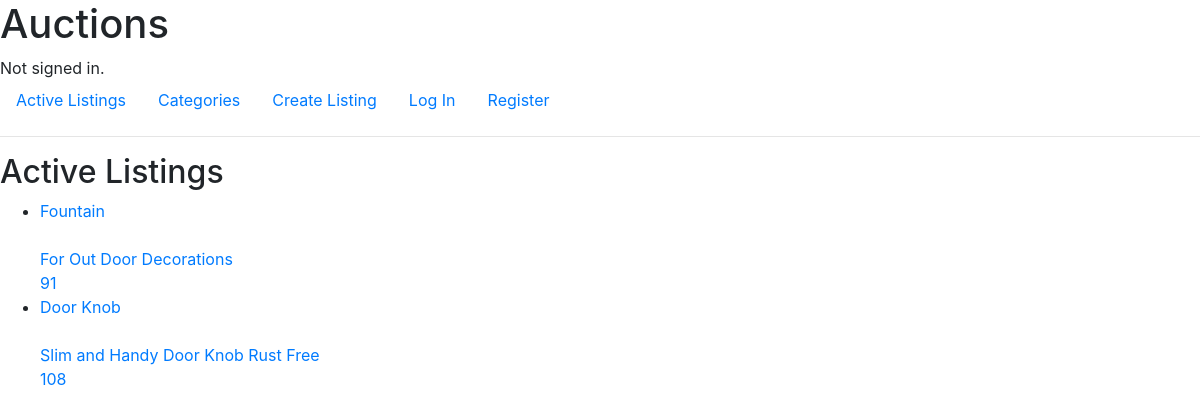
Before: / with the older database file.
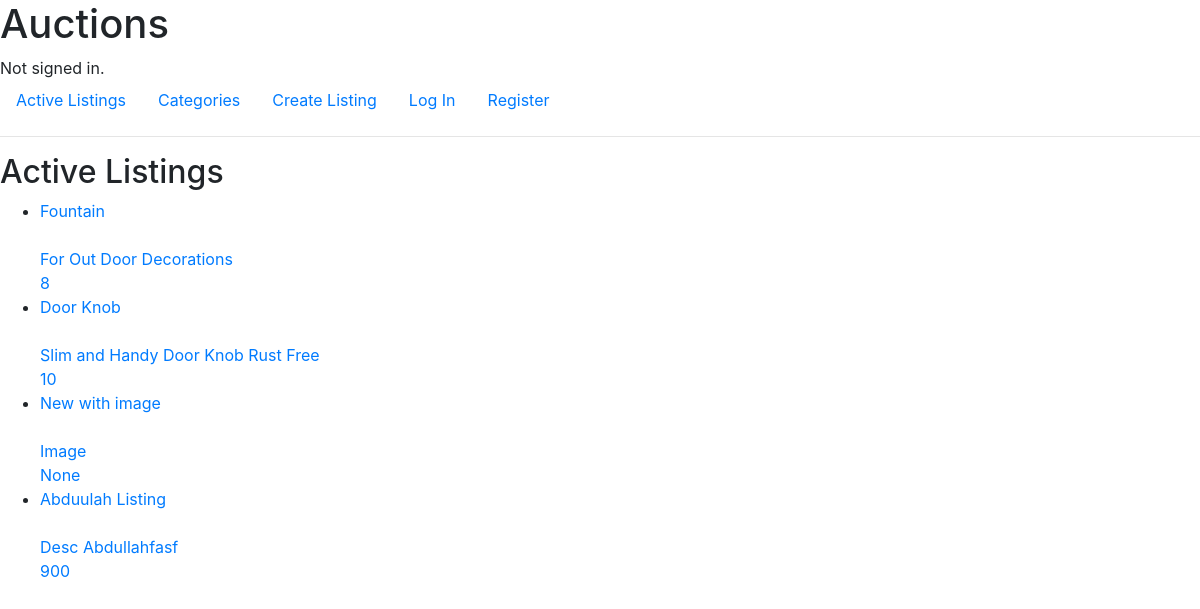
After: the same page with the newer database file.
### auctions/models.py (models this page shows, shortened)
class Listing(models.Model):
    user = models.ForeignKey(User, on_delete=models.CASCADE, related_name='listing_user')
    title = models.CharField('Title', max_length=256)
    description = models.TextField('Description')
    image = models.URLField('Image', null=True, blank=True)
    category = models.ForeignKey(Category, on_delete=models.CASCADE, related_name='listings')
    sold_to = models.ForeignKey(User, null=True, on_delete=models.CASCADE, related_name='bought_listing', blank=True)
    status = models.BooleanField('Status', default=True)
    created_at = models.DateTimeField('Created At', default=timezone.now, editable=False)

### auctions/views.py (the view)
# urls.py: path("", views.index, name="index"),
def index(request):
    listings = Listing.objects.filter(status = True)
    for listing in listings:
        listing_price = Bid.objects.filter(listing = listing).aggregate(Max('price'))
        listing.price = listing_price['price__max']
    return render(request, "auctions/index.html", {
        'listings'   :   listings,
    })

### auctions/templates/auctions/index.html (shortened to what this page needs)
{% extends "auctions/layout.html" %}
{% block body %}
    <h2>Active Listings</h2>
    <ul class="listings">
        {% for listing in listings %}
        <li class="listing_item">
            <a href="{% url 'show' listing_id=listing.id %}">
                <div class="title">
                    {{ listing.title }}
                </div>
                <div class="image">
                </div>
                <div class="foot">
                    <div class="description">
                        {{ listing.description }}
                    </div>
                    <div class="price">
                        {{ listing.price }}
                    </div>
                </div>
            </a>
        </li>
        {% empty %}
            <h2>No Listing Found</h2>
        {% endfor %}
    </ul>
{% endblock %}

### auctions/templates/auctions/layout.html (shortened to what this page needs)
{% load static %}
<!DOCTYPE html>
<html lang="en">
    <head>
        <link rel="stylesheet" href="https://stackpath.bootstrapcdn.com/bootstrap/4.4.1/css/bootstrap.min.css">
        <link href="{% static 'auctions/style.css' %}?v= {% now "U" %}" rel="stylesheet">
    </head>
    <body>
        <h1 class="page_title">Auctions</h1>
        <div class="user_status">
            {% if user.is_authenticated %}
                Signed in as <strong>{{ user.username }}</strong>.
            {% else %}
                Not signed in.
            {% endif %}
        </div>
        <ul class="nav">
            <li class="nav-item active">
                <a class="nav-link" href="{% url 'index' %}">Active Listings</a>
            </li>
            <li class="nav-item active">
                <a class="nav-link" href="{% url 'show_categories' %}">Categories</a>
            </li>
            <li class="nav-item active">
                <a class="nav-link" href="{% url 'create' %}">Create Listing</a>
            </li>
            {% if user.is_authenticated %}
                <li class="nav-item">
                    <a class="nav-link" href="{% url 'show_watchlist' %}">Watchlist</a>
                </li>
                <li class="nav-item">
                    <a class="nav-link" href="{% url 'logout' %}">Log Out</a>
                </li>
            {% else %}
                <li class="nav-item">
                    <a class="nav-link" href="{% url 'login' %}">Log In</a>
                </li>
                <li class="nav-item">
                    <a class="nav-link" href="{% url 'register' %}">Register</a>
                </li>
            {% endif %}
        </ul>
        <hr>
        <div class="body_content">
            {% block body %}
            {% endblock %}
        </div>
    </body>
</html>

Changed rows visible on the page:
computed for Listing "Fountain": price "91" → "8"
computed for Listing "Door Knob": price "108" → "10"
added Listing: title "New with image", description "Image", price "None"
added Listing: title "Abduulah Listing", description "Desc Abdullahfasf", price "900"
